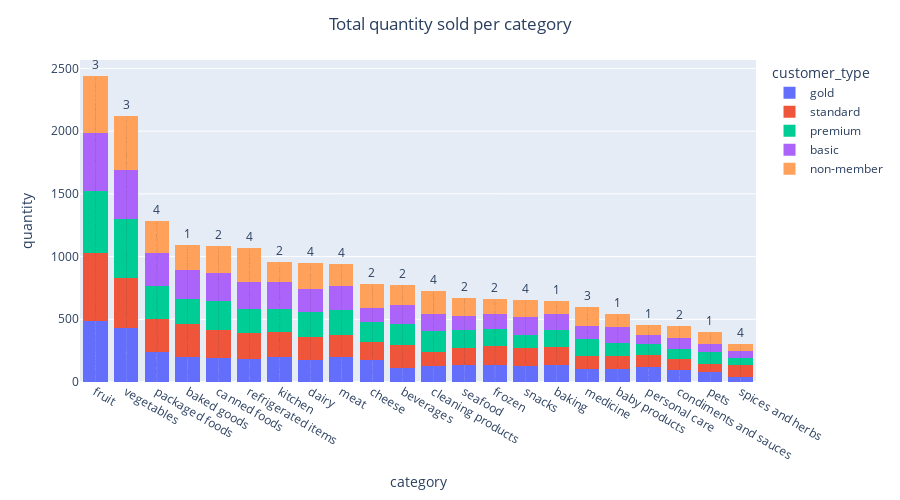

Notebook code for this chart:
### Code cell
plot_column_group(df,"category","quantity","Total quantity sold per category","customer_type")

### Figure 1 — Plotly figure (JSON) as saved in the notebook; plotly's stock layout.template omitted (floating-point values rounded to 4 significant figures; data arrays with more than 128 entries replaced by an {"elided": "..."} marker saying what was removed)
{"data": [{"alignmentgroup": "True", "hovertemplate": "customer_type=gold<br>category=%{x}<br>quantity=%{y}<extra></extra>", "legendgroup": "gold", "marker": {"color": "#636efa", "line": {"width": 0}, "pattern": {"shape": ""}}, "name": "gold", "offsetgroup": "gold", "orientation": "v", "showlegend": true, "textposition": "auto", "texttemplate": "%{y}", "type": "bar", "x": {"elided": "1517 str values"}, "xaxis": "x", "y": {"elided": "1517 int values"}, "yaxis": "y"}, {"alignmentgroup": "True", "hovertemplate": "customer_type=standard<br>category=%{x}<br>quantity=%{y}<extra></extra>", "legendgroup": "standard", "marker": {"color": "#EF553B", "line": {"width": 0}, "pattern": {"shape": ""}}, "name": "standard", "offsetgroup": "standard", "orientation": "v", "showlegend": true, "textposition": "auto", "texttemplate": "%{y}", "type": "bar", "x": {"elided": "1595 str values"}, "xaxis": "x", "y": {"elided": "1595 int values"}, "yaxis": "y"}, {"alignmentgroup": "True", "hovertemplate": "customer_type=premium<br>category=%{x}<br>quantity=%{y}<extra></extra>", "legendgroup": "premium", "marker": {"color": "#00cc96", "line": {"width": 0}, "pattern": {"shape": ""}}, "name": "premium", "offsetgroup": "premium", "orientation": "v", "showlegend": true, "textposition": "auto", "texttemplate": "%{y}", "type": "bar", "x": {"elided": "1590 str values"}, "xaxis": "x", "y": {"elided": "1590 int values"}, "yaxis": "y"}, {"alignmentgroup": "True", "hovertemplate": "customer_type=basic<br>category=%{x}<br>quantity=%{y}<extra></extra>", "legendgroup": "basic", "marker": {"color": "#ab63fa", "line": {"width": 0}, "pattern": {"shape": ""}}, "name": "basic", "offsetgroup": "basic", "orientation": "v", "showlegend": true, "textposition": "auto", "texttemplate": "%{y}", "type": "bar", "x": {"elided": "1526 str values"}, "xaxis": "x", "y": {"elided": "1526 int values"}, "yaxis": "y"}, {"alignmentgroup": "True", "hovertemplate": "customer_type=non-member<br>category=%{x}<br>quantity=%{y}<extra></extra>", "legendgroup": "non-member", "marker": {"color": "#FFA15A", "line": {"width": 0}, "pattern": {"shape": ""}}, "name": "non-member", "offsetgroup": "non-member", "orientation": "v", "showlegend": true, "textposition": "auto", "texttemplate": "%{y}", "type": "bar", "x": {"elided": "1601 str values"}, "xaxis": "x", "y": {"elided": "1601 int values"}, "yaxis": "y"}], "layout": {"barmode": "stack", "height": 500, "legend": {"title": {"text": "customer_type"}, "tracegroupgap": 0}, "margin": {"t": 60}, "title": {"text": "Total quantity sold per category", "x": 0.5}, "xaxis": {"anchor": "y", "categoryorder": "total descending", "domain": [0, 1], "title": {"text": "category"}}, "yaxis": {"anchor": "x", "domain": [0, 1], "title": {"text": "quantity"}}}}
